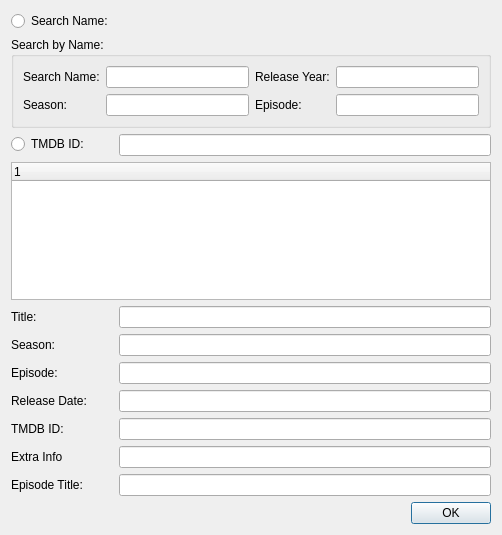
<?xml version="1.0" encoding="UTF-8"?>
<ui version="4.0">
 <class>CSelectTMDB</class>
 <widget class="QDialog" name="CSelectTMDB">
  <property name="geometry">
   <rect>
    <x>0</x>
    <y>0</y>
    <width>502</width>
    <height>535</height>
   </rect>
  </property>
  <property name="windowTitle">
   <string>Select TMDB</string>
  </property>
  <layout class="QFormLayout" name="formLayout">
   <item row="0" column="0">
    <widget class="QRadioButton" name="byName">
     <property name="text">
      <string>Search Name:</string>
     </property>
    </widget>
   </item>
   <item row="1" column="0" colspan="2">
    <widget class="QGroupBox" name="byNameGroupBox">
     <property name="title">
      <string>Search by Name:</string>
     </property>
     <layout class="QGridLayout" name="gridLayout">
      <item row="0" column="1">
       <widget class="CDelayLineEdit" name="searchName"/>
      </item>
      <item row="0" column="0">
       <widget class="QLabel" name="label_5">
        <property name="text">
         <string>Search Name:</string>
        </property>
       </widget>
      </item>
      <item row="0" column="3">
       <widget class="CDelayLineEdit" name="releaseYear"/>
      </item>
      <item row="0" column="2">
       <widget class="QLabel" name="label_2">
        <property name="text">
         <string>Release Year:</string>
        </property>
       </widget>
      </item>
      <item row="1" column="0">
       <widget class="QLabel" name="label_7">
        <property name="text">
         <string>Season:</string>
        </property>
       </widget>
      </item>
      <item row="1" column="1">
       <widget class="CDelayLineEdit" name="searchSeason"/>
      </item>
      <item row="1" column="2">
       <widget class="QLabel" name="label_8">
        <property name="text">
         <string>Episode:</string>
        </property>
       </widget>
      </item>
      <item row="1" column="3">
       <widget class="CDelayLineEdit" name="searchEpisode"/>
      </item>
     </layout>
    </widget>
   </item>
   <item row="2" column="0">
    <widget class="QRadioButton" name="byTMDBID">
     <property name="text">
      <string>TMDB ID:</string>
     </property>
    </widget>
   </item>
   <item row="2" column="1">
    <widget class="CDelayLineEdit" name="tmdbid"/>
   </item>
   <item row="3" column="0" colspan="2">
    <widget class="QTreeWidget" name="results">
     <column>
      <property name="text">
       <string notr="true">1</string>
      </property>
     </column>
    </widget>
   </item>
   <item row="4" column="0">
    <widget class="QLabel" name="label_4">
     <property name="text">
      <string>Title:</string>
     </property>
    </widget>
   </item>
   <item row="4" column="1">
    <widget class="QLineEdit" name="resultTitle"/>
   </item>
   <item row="5" column="0">
    <widget class="QLabel" name="label_9">
     <property name="text">
      <string>Season:</string>
     </property>
    </widget>
   </item>
   <item row="5" column="1">
    <widget class="QLineEdit" name="resultSeason"/>
   </item>
   <item row="6" column="0">
    <widget class="QLabel" name="label_10">
     <property name="text">
      <string>Episode:</string>
     </property>
    </widget>
   </item>
   <item row="6" column="1">
    <widget class="QLineEdit" name="resultEpisode"/>
   </item>
   <item row="7" column="0">
    <widget class="QLabel" name="label">
     <property name="text">
      <string>Release Date:</string>
     </property>
    </widget>
   </item>
   <item row="7" column="1">
    <widget class="QLineEdit" name="resultReleaseDate"/>
   </item>
   <item row="8" column="0">
    <widget class="QLabel" name="label_3">
     <property name="text">
      <string>TMDB ID:</string>
     </property>
    </widget>
   </item>
   <item row="8" column="1">
    <widget class="QLineEdit" name="resultTMDBID"/>
   </item>
   <item row="9" column="0">
    <widget class="QLabel" name="label_6">
     <property name="text">
      <string>Extra Info</string>
     </property>
    </widget>
   </item>
   <item row="9" column="1">
    <widget class="QLineEdit" name="resultExtraInfo"/>
   </item>
   <item row="10" column="0">
    <widget class="QLabel" name="label_11">
     <property name="text">
      <string>Episode Title:</string>
     </property>
    </widget>
   </item>
   <item row="10" column="1">
    <widget class="QLineEdit" name="resultEpisodeTitle"/>
   </item>
   <item row="12" column="0" colspan="2">
    <widget class="QDialogButtonBox" name="buttonBox">
     <property name="orientation">
      <enum>Qt::Horizontal</enum>
     </property>
     <property name="standardButtons">
      <set>QDialogButtonBox::Ok</set>
     </property>
    </widget>
   </item>
  </layout>
 </widget>
 <customwidgets>
  <customwidget>
   <class>CDelayLineEdit</class>
   <extends>QLineEdit</extends>
   <header>SABUtils/DelayLineEdit.h</header>
  </customwidget>
 </customwidgets>
 <tabstops>
  <tabstop>byName</tabstop>
  <tabstop>searchName</tabstop>
  <tabstop>releaseYear</tabstop>
  <tabstop>searchSeason</tabstop>
  <tabstop>searchEpisode</tabstop>
  <tabstop>byTMDBID</tabstop>
  <tabstop>tmdbid</tabstop>
  <tabstop>results</tabstop>
  <tabstop>resultTitle</tabstop>
  <tabstop>resultSeason</tabstop>
  <tabstop>resultEpisode</tabstop>
  <tabstop>resultReleaseDate</tabstop>
  <tabstop>resultTMDBID</tabstop>
  <tabstop>resultExtraInfo</tabstop>
  <tabstop>resultEpisodeTitle</tabstop>
 </tabstops>
 <resources/>
 <connections>
  <connection>
   <sender>buttonBox</sender>
   <signal>accepted()</signal>
   <receiver>CSelectTMDB</receiver>
   <slot>accept()</slot>
   <hints>
    <hint type="sourcelabel">
     <x>248</x>
     <y>254</y>
    </hint>
    <hint type="destinationlabel">
     <x>157</x>
     <y>274</y>
    </hint>
   </hints>
  </connection>
  <connection>
   <sender>buttonBox</sender>
   <signal>rejected()</signal>
   <receiver>CSelectTMDB</receiver>
   <slot>reject()</slot>
   <hints>
    <hint type="sourcelabel">
     <x>316</x>
     <y>260</y>
    </hint>
    <hint type="destinationlabel">
     <x>286</x>
     <y>274</y>
    </hint>
   </hints>
  </connection>
 </connections>
</ui>
